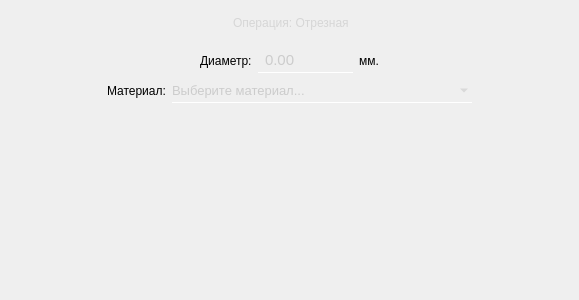
<?xml version="1.0" encoding="UTF-8"?>
<ui version="4.0">
 <class>WidgetCutting</class>
 <widget class="QWidget" name="WidgetCutting">
  <property name="geometry">
   <rect>
    <x>0</x>
    <y>0</y>
    <width>579</width>
    <height>300</height>
   </rect>
  </property>
  <property name="windowTitle">
   <string>Form</string>
  </property>
  <property name="styleSheet">
   <string notr="true"/>
  </property>
  <layout class="QVBoxLayout" name="verticalLayout_2">
   <property name="bottomMargin">
    <number>0</number>
   </property>
   <item alignment="Qt::AlignmentFlag::AlignHCenter|Qt::AlignmentFlag::AlignBottom">
    <widget class="QLabel" name="label_3">
     <property name="styleSheet">
      <string notr="true">background: none;
padding: 5 2 2 5;
color: rgb(214, 214, 214);
border-bottom: 1px solid white;

</string>
     </property>
     <property name="text">
      <string>Операция: Отрезная</string>
     </property>
    </widget>
   </item>
   <item alignment="Qt::AlignmentFlag::AlignHCenter|Qt::AlignmentFlag::AlignVCenter">
    <widget class="QWidget" name="verticalWidget" native="true">
     <property name="styleSheet">
      <string notr="true">background: none;</string>
     </property>
     <layout class="QVBoxLayout" name="verticalLayout">
      <item>
       <layout class="QHBoxLayout" name="horizontalLayout">
        <item>
         <spacer name="horizontalSpacer">
          <property name="orientation">
           <enum>Qt::Orientation::Horizontal</enum>
          </property>
          <property name="sizeHint" stdset="0">
           <size>
            <width>40</width>
            <height>20</height>
           </size>
          </property>
         </spacer>
        </item>
        <item>
         <widget class="QLabel" name="label">
          <property name="styleSheet">
           <string notr="true">background: none;
border: none;</string>
          </property>
          <property name="text">
           <string>Диаметр:</string>
          </property>
         </widget>
        </item>
        <item>
         <widget class="QDoubleSpinBox" name="doubleSpinBox">
          <property name="styleSheet">
           <string notr="true">QDoubleSpinBox {
	padding: 2 5 2 5;	
	border: none;
	border-bottom: 1px solid white;
	border-radius: none;
	background: rgba(255, 255, 255, 0);
	transition: color 0.3s ease;
	transition: border-bottom 0.4s ease;
	color: rgb(204, 204, 204);
	font-size: 11pt
}

QDoubleSpinBox:disabled {
	color: rgb(120, 106, 107);
	background: rgba(255, 255, 255, 20);
}

QDoubleSpinBox:hover {
	color: rgb(255, 255, 255)
}

QDoubleSpinBox:pressed {
	border-bottom: 1px solid white;
}
</string>
          </property>
          <property name="maximum">
           <double>10000.000000000000000</double>
          </property>
         </widget>
        </item>
        <item>
         <widget class="QLabel" name="label_4">
          <property name="styleSheet">
           <string notr="true">background: none;
border: none;</string>
          </property>
          <property name="text">
           <string>мм.</string>
          </property>
         </widget>
        </item>
        <item>
         <spacer name="horizontalSpacer_2">
          <property name="orientation">
           <enum>Qt::Orientation::Horizontal</enum>
          </property>
          <property name="sizeHint" stdset="0">
           <size>
            <width>40</width>
            <height>20</height>
           </size>
          </property>
         </spacer>
        </item>
       </layout>
      </item>
      <item>
       <layout class="QHBoxLayout" name="horizontalLayout_2">
        <item>
         <spacer name="horizontalSpacer_3">
          <property name="orientation">
           <enum>Qt::Orientation::Horizontal</enum>
          </property>
          <property name="sizeHint" stdset="0">
           <size>
            <width>40</width>
            <height>20</height>
           </size>
          </property>
         </spacer>
        </item>
        <item>
         <widget class="QLabel" name="label_2">
          <property name="styleSheet">
           <string notr="true">background: none;
border: none;</string>
          </property>
          <property name="text">
           <string>Материал:</string>
          </property>
         </widget>
        </item>
        <item>
         <widget class="QComboBox" name="comboBox_details">
          <property name="minimumSize">
           <size>
            <width>300</width>
            <height>0</height>
           </size>
          </property>
          <property name="styleSheet">
           <string notr="true">QComboBox {
	padding: 3, 3, 3, 3;
	width: 60px;
	border: none;
	border-radius: none;
	border-bottom: 1px solid white;
	background: rgba(255, 255, 255, 0);
	transition: color 0.3s ease;
	transition: border-bottom 0.4s ease;
	color: rgb(204, 204, 204);
	font-size: 10pt;
}
QComboBox:hover {
   color: rgb(167, 167, 167);
}

QComboBox::item {
	background: rgb(67, 67, 67);
	border-radius: none;
}

QComboBox QAbstractItemView {
	border-radius: none;
    background: qlineargradient(spread:pad, x1:0, y1:0, x2:1, y2:0, stop:0 rgb(58, 58, 58), stop:1 rgb(88, 88, 88));
	selection-border-radius: none;
	selection-border: none;
	border: none;
	border-radius: 0;
	outline: none;
}
QComboBox QAbstractItemView::item {
    min-height: 15px;
	width: 15px;
	border: none;
	border-radius: none;
}
QComboBox QAbstractItemView::item:hover {
	color:rgb(173, 173, 173);
	border-bottom: 1px solid white;
}

</string>
          </property>
          <property name="editable">
           <bool>false</bool>
          </property>
          <property name="currentText">
           <string/>
          </property>
          <property name="insertPolicy">
           <enum>QComboBox::InsertPolicy::NoInsert</enum>
          </property>
          <property name="placeholderText">
           <string>Выберите материал...</string>
          </property>
         </widget>
        </item>
        <item>
         <spacer name="horizontalSpacer_4">
          <property name="orientation">
           <enum>Qt::Orientation::Horizontal</enum>
          </property>
          <property name="sizeHint" stdset="0">
           <size>
            <width>40</width>
            <height>20</height>
           </size>
          </property>
         </spacer>
        </item>
       </layout>
      </item>
     </layout>
    </widget>
   </item>
   <item>
    <spacer name="verticalSpacer">
     <property name="orientation">
      <enum>Qt::Orientation::Vertical</enum>
     </property>
     <property name="sizeHint" stdset="0">
      <size>
       <width>20</width>
       <height>40</height>
      </size>
     </property>
    </spacer>
   </item>
  </layout>
 </widget>
 <resources/>
 <connections/>
</ui>
